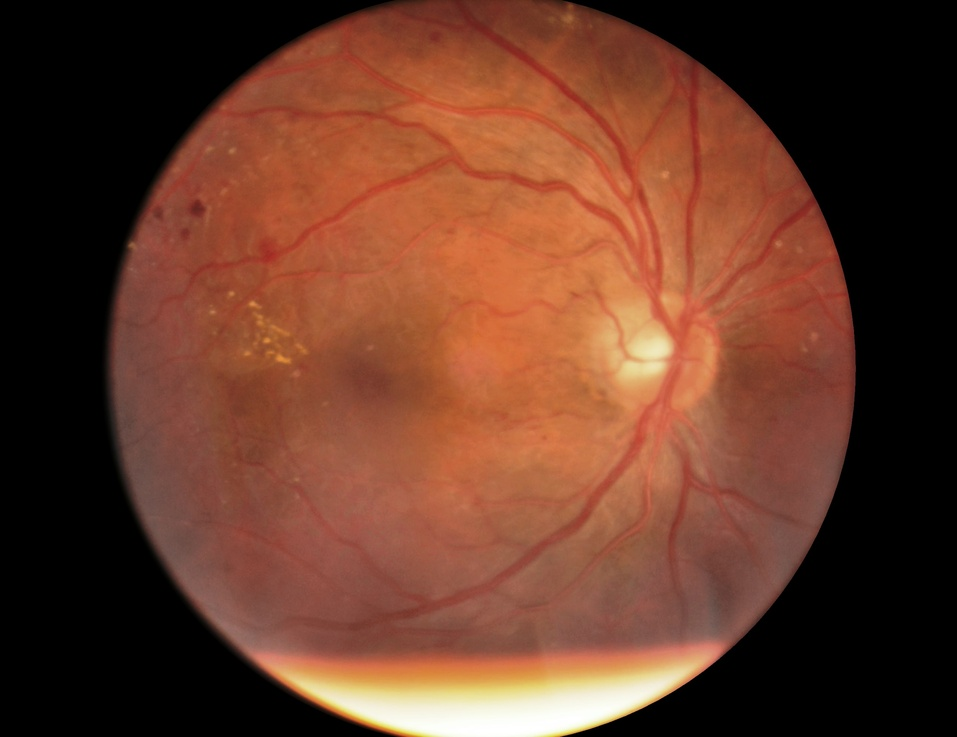
#> input picture data/007-4766-200.jpg, 957 x 737 px, shrunk from 2584 x 1990 before the run
$ jupyter execute test_seoud.ipynb
#> lines starting #> are read from the running program, lines starting #| are printed output that depends on the picture; after the words box and inside, x2 and y2 are one past the last pixel; in counts of white or black regions, pixels touching at a corner belong together; long printed decimals are rounded
[cell 1]
import cv2
import numpy as np
import matplotlib.pyplot as plt

def plot_images(images, titles):
    n = len(images)
    fig, axs = plt.subplots(1, n, figsize=(15, 5))
    if n == 1:
        axs = [axs]
    for i in range(n):
        axs[i].imshow(images[i][...,::-1] if images[i].ndim == 3 and images[i].shape[2] == 3 else images[i], cmap='gray')
        axs[i].set_title(titles[i])
        axs[i].axis('off')
    plt.show()

def fundus_roi(image, mask=None):
    hsv_image = cv2.cvtColor(image, cv2.COLOR_BGR2HSV)
    h, s, v = cv2.split(hsv_image)
    threshold = 15
    _, roi = cv2.threshold(v, threshold, 1, cv2.THRESH_BINARY)
    roi = roi.astype(bool)
    white_pixels = np.argwhere(roi == 1)
    if white_pixels.size == 0:
        print("Aucun pixel blanc trouvé dans le masque.")
        return {"roi": roi, "diameter": 0, "image": image}
    x_min, y_min = np.min(white_pixels, axis=0)
    x_max, y_max = np.max(white_pixels, axis=0)
    diameter_x = x_max - x_min
    diameter_y = y_max - y_min
    diameter = int(np.maximum(diameter_x, diameter_y))
    return {"roi": roi, "diameter": diameter, "image": image}

def mean_filter(channel, kernel_size):
    kernel_size = int(kernel_size)
    if kernel_size % 2 == 0:
        kernel_size += 1
    filtered_channel = cv2.blur(channel, (kernel_size, kernel_size))
    return filtered_channel.astype(np.uint8)

def illumination_equalization(image, diameter=None, roi=None):
    if diameter is None:
        print('Erreur: Le diamètre est None. Impossible de continuer.')
        return None
    kernel_size = int(diameter / 10)
    hsv_image = cv2.cvtColor(image, cv2.COLOR_BGR2HSV)
    h, s, v = cv2.split(hsv_image)
    v_filtered = mean_filter(v, kernel_size)
    mean_v = np.mean(v)
    v_final = cv2.addWeighted(v, 1, v_filtered, -1, mean_v)
    hsv_final = cv2.merge([h, s, v_final])
    image_final = cv2.cvtColor(hsv_final, cv2.COLOR_HSV2BGR)
    return {"image": image_final, "diameter": diameter}

def denoising(image, diameter=None, roi=None):
    if diameter is None:
        print('Erreur: Le diamètre est None dans denoising. Impossible de continuer.')
        return None
    kernel_size = int(diameter / 360)
    hsv_image = cv2.cvtColor(image, cv2.COLOR_BGR2HSV)
    h, s, v = cv2.split(hsv_image)
    v_filtered = mean_filter(v, kernel_size)
    hsv_denoised = cv2.merge([h, s, v_filtered])
    denoising_image = cv2.cvtColor(hsv_denoised, cv2.COLOR_HSV2BGR)
    return {"image": denoising_image, "diameter": diameter}

def adaptive_contrast_equalization(image, diameter=None, roi=None):
    if diameter is None:
        print('Erreur: Le diamètre est None dans adaptive_contrast_equalization. Impossible de continuer.')
        return None
    image = image.astype(np.float32) / 255.0
    kernel_size = int(diameter / 10)
    E_x = mean_filter(image, kernel_size)
    E_x2 = mean_filter(image ** 2, kernel_size)
    var = E_x2 - E_x ** 2
    std = np.sqrt(np.maximum(var, 1e-7))
    d3 = diameter/28
    low_pass = mean_filter(image, int(d3))
    high_pass = image - low_pass
    epsilon = 1e-7
    image_final = image + (1 / (std + epsilon)) * high_pass
    image_final = image_final/image_final.max()
    return {"image": (image_final * 255).astype(np.uint8)}


def apply_intensity_normalization(image, diameter=None, roi=None):
    if not isinstance(image, np.ndarray):
        print('Erreur: L\'image n\'est pas une numpy array valide.')
        return None
    image = image/255.0
    mean = np.mean(image[roi], axis=0, keepdims=True)

    image_final = image - mean
    #image_final = (image - image.min((0,1),keepdims=True))/(image.max((0,1), keepdims=True)-image.min((0,1),keepdims=True))
    std = np.std(image_final[roi], axis=0, keepdims=True)
    #image_final[:,:,0] = np.clip(image_final[:,:,0],mean[:,0] - 3*std[:,0], mean[:,0] + 3*std[:,0])
    #image_final[:,:,1] = np.clip(image_final[:,:,1],mean[:,1] - 3*std[:,1], mean[:,1] + 3*std[:,1])
    # image_final[:,:,2] = np.clip(image_final[:,:,2],mean[:,2] - 3*std[:,2], mean[:,2] + 3*std[:,2])
    print(image_final.shape, image_final.min(), image_final.max())

    image_final = (image_final - image_final.min((0,1),keepdims=True))/(image_final.max((0,1), keepdims=True)-image_final.min((0,1),keepdims=True))
    image_final[~roi] = 0

    return {"image": image_final}

def apply_seoud(image):
    images = []
    titles = []

    data = fundus_roi(image)
    images.append(image)
    titles.append("Original Image")

    illumination = illumination_equalization(**data)
    if illumination is None:
        print('Erreur lors de l\'égalisation de l\'illumination.')
        return None
    images.append(illumination["image"])
    titles.append("Illumination Equalization")

    denoise = denoising(**illumination)
    if denoise is None:
        print('Erreur lors de la réduction de bruit.')
        return None
    images.append(denoise["image"])
    titles.append("Denoising")

    contrast = adaptive_contrast_equalization(**denoise)
    images.append(contrast["image"])
    titles.append("Adaptive Contrast Equalization")

    normalized_image = apply_intensity_normalization(**contrast, roi=data["roi"])
    images.append(normalized_image["image"])
    titles.append("Intensity Normalization")

    plot_images(images, titles)
    return normalized_image["image"]

# Chargement de l'image
image = cv2.imread('../data/007-4766-200.jpg')
#> image is the input picture: shape (737, 957, 3); mean B, G, R 40.7, 58.4, 102.7
if image is None:
    print("Erreur: Impossible de charger l'image.")
else:
    image = image.astype(np.uint8)
    seoud_image = apply_seoud(image)
#> in fundus_roi, `_, roi = cv2.threshold(v, threshold, 1, cv2.THRESH_BINARY)`:
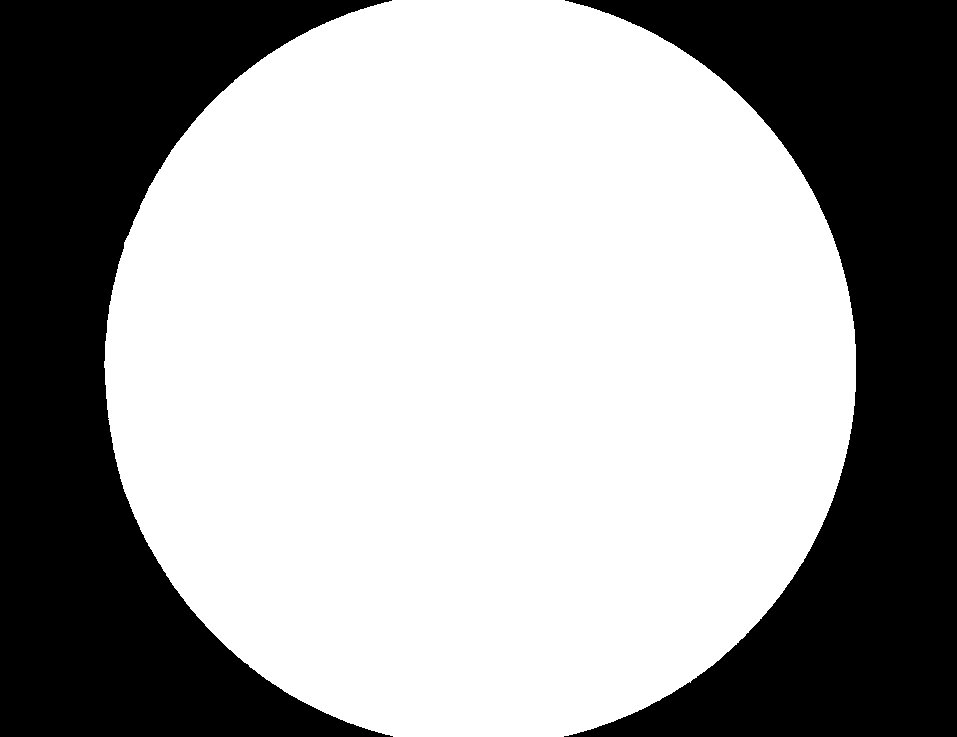
#> roi: shape (737, 957); values 0 (black) and 1 (white), 63% white; 2 black regions, box (x1, y1, x2, y2) and area: (0, 0, 393, 737) 131573, (564, 0, 957, 737) 129378
#> in fundus_roi, `white_pixels = np.argwhere(roi == 1)`: white_pixels = 444358 pairs, first value 0 to 736, second value 104 to 855
#> in fundus_roi, `x_min, y_min = np.min(white_pixels, axis=0)`: x_min = 0; y_min = 104
#> in fundus_roi, `x_max, y_max = np.max(white_pixels, axis=0)`: x_max = 736; y_max = 855
#> in fundus_roi, `diameter_x = x_max - x_min`: diameter_x = 736
#> in fundus_roi, `diameter_y = y_max - y_min`: diameter_y = 751
#> in apply_seoud, `data = fundus_roi(image)`: data = 3 items
#> in mean_filter, `filtered_channel = cv2.blur(channel, (kernel_size, kernel_size))`:
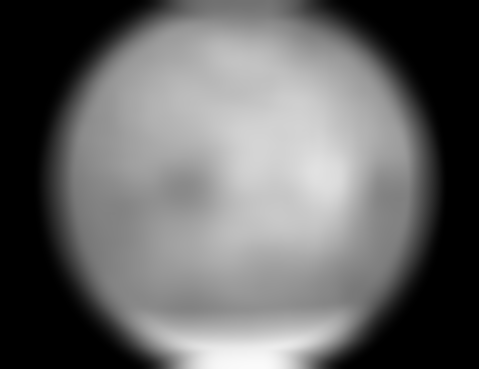
#> filtered_channel: shape (737, 957) (shown at 1/2 size); min 0, max 250, mean 102.7
#> in illumination_equalization, `mean_v = np.mean(v)`: mean_v = 102.7
#> in apply_seoud, `illumination = illumination_equalization(**data)`: illumination = 2 items
#> call 4 of mean_filter, with kernel_size = 75
#> in mean_filter (call 4), `filtered_channel = cv2.blur(channel, (kernel_size, kernel_size))`:
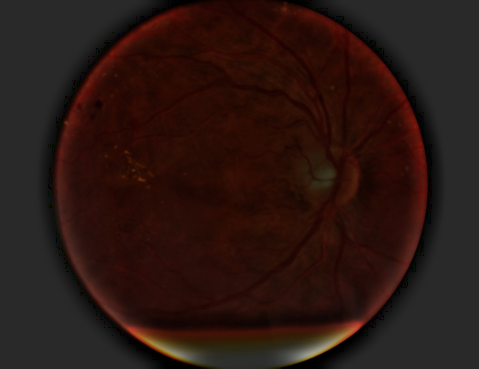
#> channel: shape (737, 957, 3) float32 (shown at 1/2 size); mean of channels 0, 1, 2 0.0731, 0.0909, 0.168; drawn as B, G, R
#> in mean_filter (call 5), `filtered_channel = cv2.blur(channel, (kernel_size, kernel_size))`:
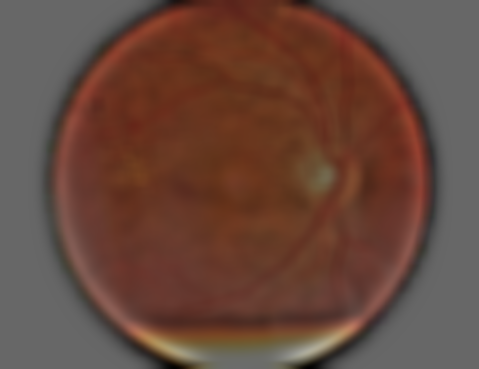
#> filtered_channel: shape (737, 957, 3) float32 (shown at 1/2 size); mean of channels 0, 1, 2 0.24, 0.284, 0.403; drawn as B, G, R
#> in apply_seoud, `contrast = adaptive_contrast_equalization(**denoise)`: contrast = 1 item
#> in apply_intensity_normalization, `mean = np.mean(image[roi], axis=0, keepdims=True)`: mean = [[0.184, 0.261, 0.471]]
#> in apply_intensity_normalization, `image_final = image - mean`:
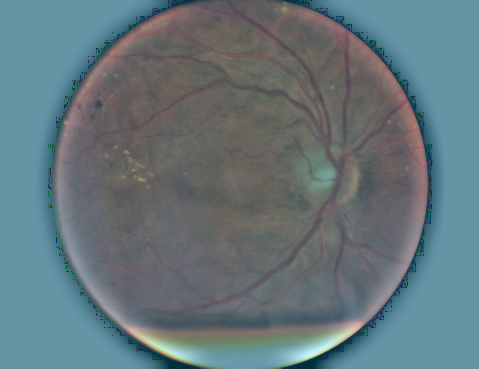
#> image_final: shape (737, 957, 3) float64 (shown at 1/2 size); mean of channels 0, 1, 2 0.0826, 0.0543, -0.0225; drawn with min black and max white
#> in apply_intensity_normalization, `std = np.std(image_final[roi], axis=0, keepdims=True)`: std = [[0.0817, 0.0833, 0.0755]]
#| (737, 957, 3) -0.4712 0.6634
#> in apply_intensity_normalization, `image_final[~roi] = 0`:
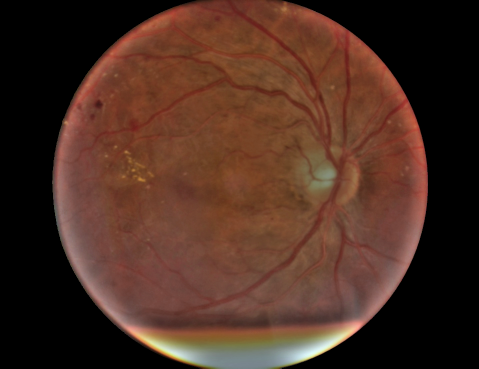
#> image_final: shape (737, 957, 3) float64 (shown at 1/2 size); mean of channels 0, 1, 2 0.137, 0.183, 0.297; drawn as B, G, R
#> in apply_seoud, `normalized_image = apply_intensity_normalization(**contrast, roi=data[..`: normalized_image = 1 item
#> in plot_images, `n = len(images)`: n = 5
#> in plot_images, `plt.show()`:
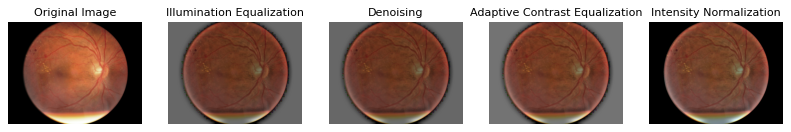
#> figure drawn by matplotlib, 5 panels
    if seoud_image is not None:
        plot_images([seoud_image], ['Final Preprocessed Image'])

$ run again, with data/007-3607-200.jpg copied over data/007-4766-200.jpg
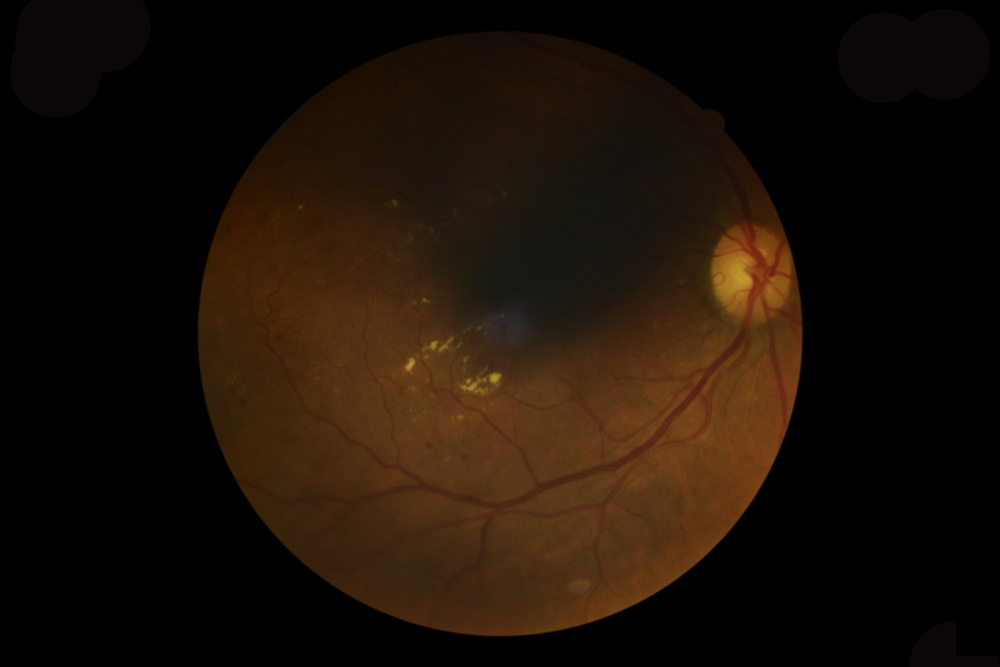
#> input picture data/007-3607-200.jpg, 1000 x 667 px, shrunk from 2736 x 1824 before the run
#> image is the input picture: shape (667, 1000, 3); mean B, G, R 7, 16.4, 27.8
#> in fundus_roi, `_, roi = cv2.threshold(v, threshold, 1, cv2.THRESH_BINARY)`:
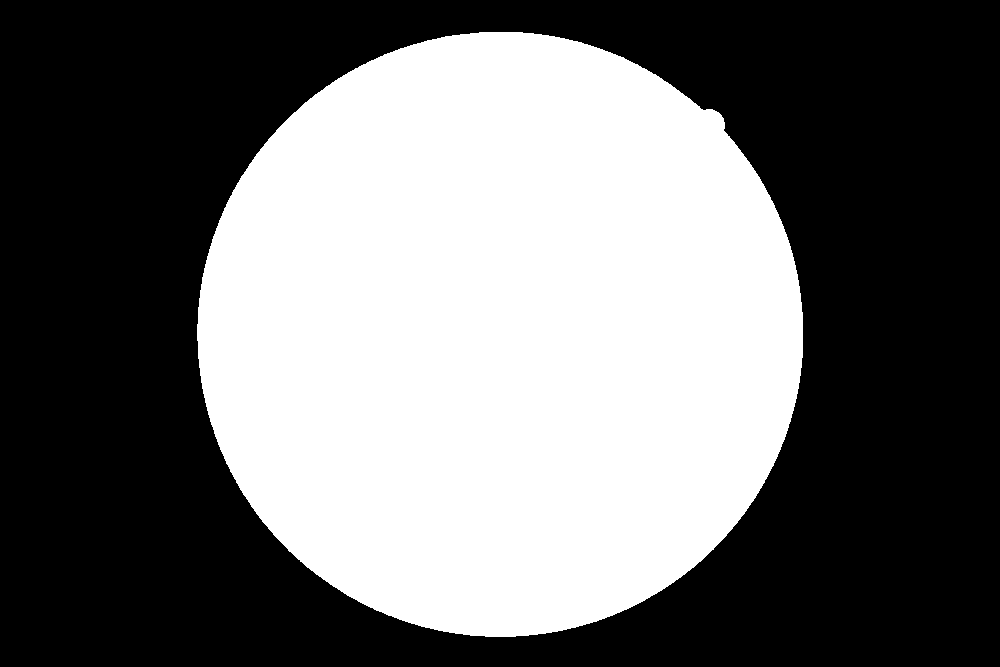
#> roi: shape (667, 1000); values 0 (black) and 1 (white), 43.2% white; 1 white region, box (x1, y1, x2, y2) and area: (197, 32, 803, 637) 288147
#> white_pixels = 288147 pairs, first value 32 to 636, second value 197 to 802
#> x_min = 32; y_min = 197
#> x_max = 636; y_max = 802
#> diameter_x = 604
#> diameter_y = 605
#> data = 3 items
#> mean_v = 27.77
#> hsv_final: shape (667, 1000, 3); mean H, S, V 14, 88.2, 28.1
#> illumination = 2 items
#> filtered_channel: shape (667, 1000, 3) float32
#> contrast = 1 item
#> mean = [[0.0621, 0.155, 0.271]]
#> in apply_intensity_normalization, `std = np.std(image_final[roi], axis=0, keepdims=True)`: std = [[0.0381, 0.0553, 0.0891]]
#| (667, 1000, 3) -0.2708 0.7292
#> in apply_intensity_normalization, `image_final[~roi] = 0`:
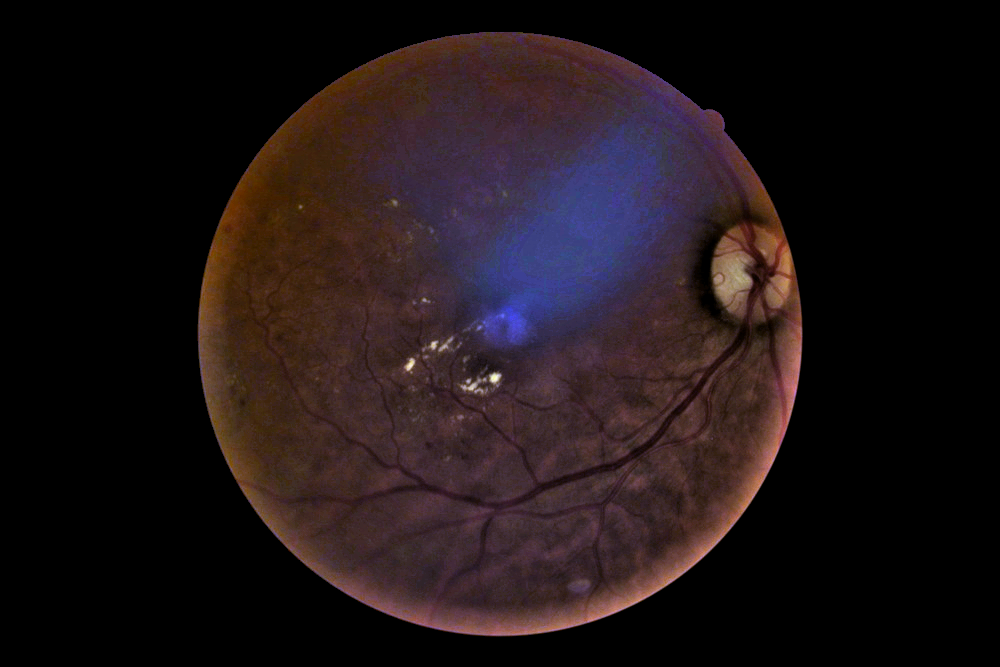
#> image_final: shape (667, 1000, 3) float64; mean of channels 0, 1, 2 0.0878, 0.0797, 0.117; drawn as B, G, R
#> normalized_image = 1 item
#> n = 5

$ run again, with data/007-4773-200.jpg copied over data/007-4766-200.jpg
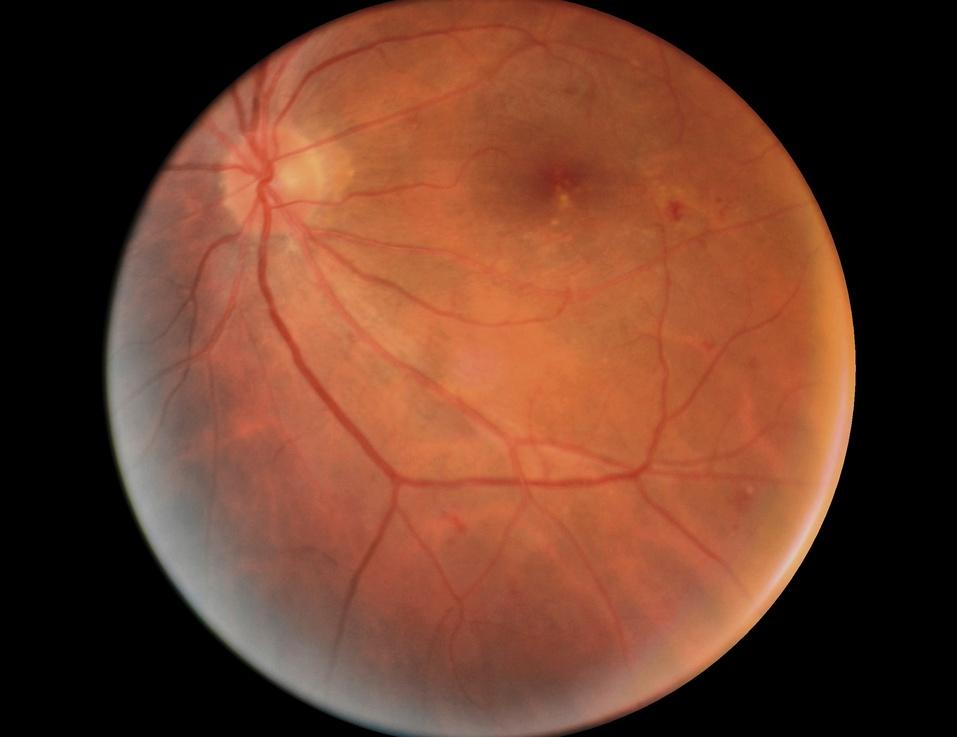
#> input picture data/007-4773-200.jpg, 957 x 737 px, shrunk from 2584 x 1990 before the run
#> image is the input picture: shape (737, 957, 3); mean B, G, R 42, 60.9, 106.7
#> in fundus_roi, `_, roi = cv2.threshold(v, threshold, 1, cv2.THRESH_BINARY)`:
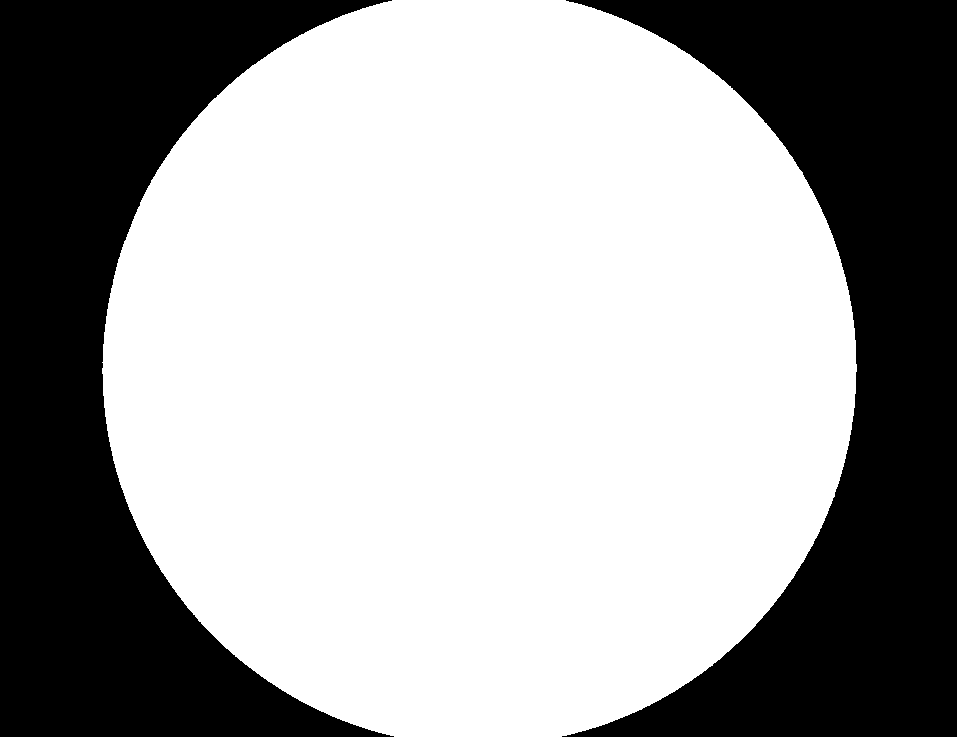
#> roi: shape (737, 957); values 0 (black) and 1 (white), 63.2% white; 2 black regions, box (x1, y1, x2, y2) and area: (0, 0, 394, 737) 130432, (562, 0, 957, 737) 129288
#> white_pixels = 445589 pairs, first value 0 to 736, second value 102 to 856
#> x_min = 0; y_min = 102
#> x_max = 736; y_max = 856
#> diameter_x = 736
#> diameter_y = 754
#> data = 3 items
#> mean_v = 106.8
#> hsv_final: shape (737, 957, 3); mean H, S, V 7.1, 99.5, 107
#> illumination = 2 items
#> hsv_denoised: shape (737, 957, 3); mean H, S, V 7.1, 100.1, 107
#> filtered_channel: shape (737, 957, 3) float32
#> contrast = 1 item
#> mean = [[0.206, 0.294, 0.508]]
#> in apply_intensity_normalization, `std = np.std(image_final[roi], axis=0, keepdims=True)`: std = [[0.117, 0.105, 0.0877]]
#| (737, 957, 3) -0.5079 0.6016
#> in apply_intensity_normalization, `image_final[~roi] = 0`:
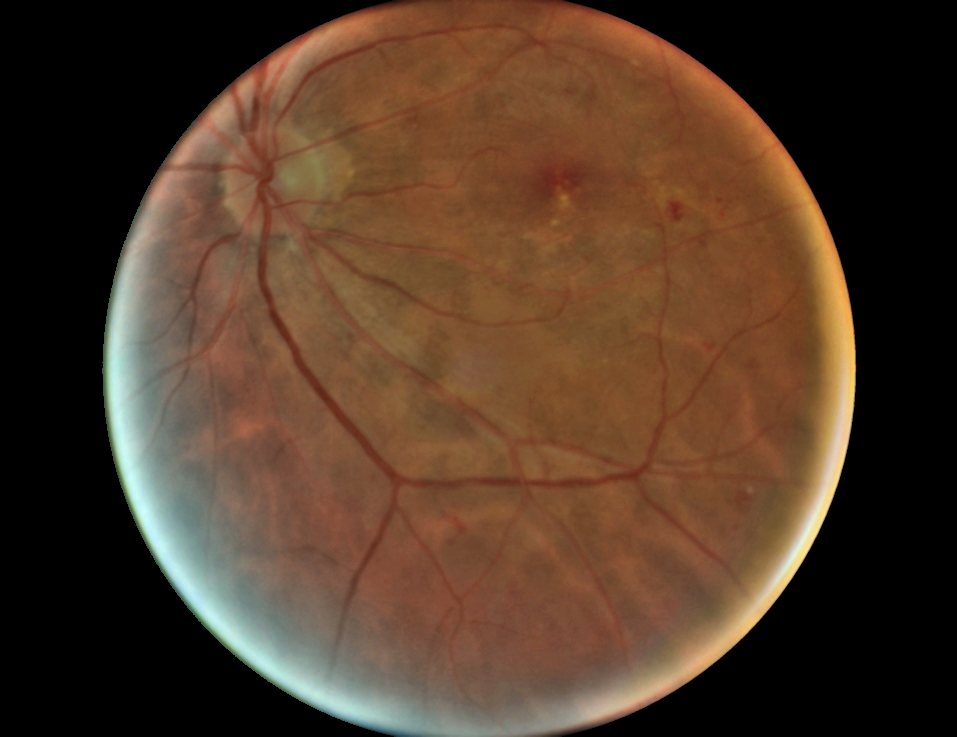
#> image_final: shape (737, 957, 3) float64; mean of channels 0, 1, 2 0.161, 0.23, 0.321; drawn as B, G, R
#> normalized_image = 1 item
#> n = 5
